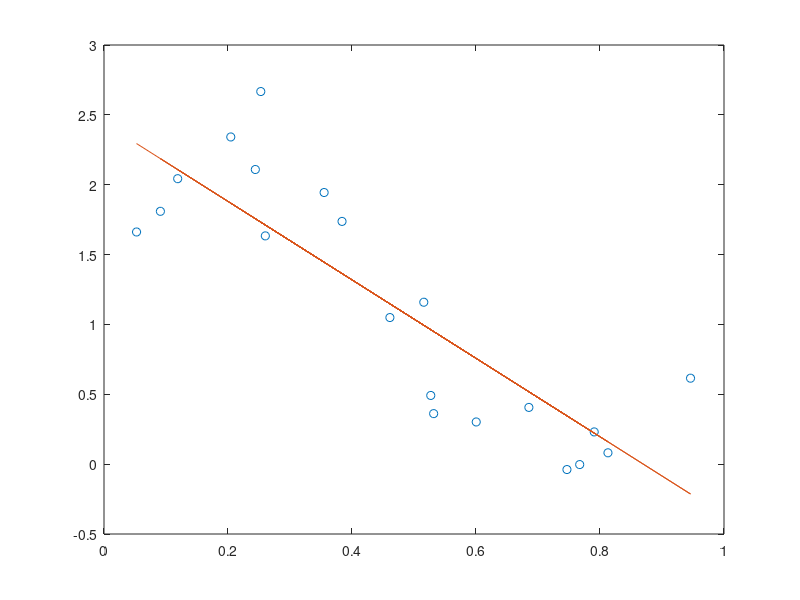

The MATLAB script that drew this image:
x = load('q1xTrain.dat');
y = load('q1yTrain.dat');
m = length(y);

plot(x, y, 'o');

%Initialize the x0 value w/ bias function as 1
phi = [ones(m, 1), x];
w = zeros(size(phi(1,:)))';
scale = 0.01;

w_actual = (phi' * phi)\phi'*y;
i = 0;

while(norm(w - w_actual) > 0.01)
    w = w - scale .* (phi' * phi * w - phi'* y);
    i = i + 1;
end

hold on;
plot(phi(:,2), phi*w, '-');